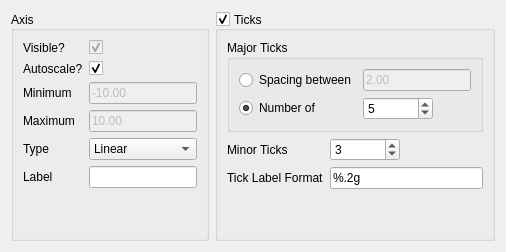
            <widget class="QWidget" name="bottomAxisTab">
             <attribute name="title">
              <string>Bottom</string>
             </attribute>
             <layout class="QGridLayout" name="gridLayout_8">
              <item row="2" column="1">
               <widget class="QGroupBox" name="plotBottomAxisTicks">
                <property name="sizePolicy">
                 <sizepolicy hsizetype="Fixed" vsizetype="Preferred">
                  <horstretch>0</horstretch>
                  <verstretch>0</verstretch>
                 </sizepolicy>
                </property>
                <property name="minimumSize">
                 <size>
                  <width>200</width>
                  <height>0</height>
                 </size>
                </property>
                <property name="title">
                 <string>Ticks</string>
                </property>
                <property name="alignment">
                 <set>Qt::AlignLeading|Qt::AlignLeft|Qt::AlignVCenter</set>
                </property>
                <property name="checkable">
                 <bool>true</bool>
                </property>
                <property name="checked">
                 <bool>true</bool>
                </property>
                <layout class="QGridLayout" name="gridLayout_21">
                 <item row="0" column="0" colspan="2">
                  <widget class="QGroupBox" name="groupBox_12">
                   <property name="enabled">
                    <bool>true</bool>
                   </property>
                   <property name="title">
                    <string>Major Ticks</string>
                   </property>
                   <property name="flat">
                    <bool>false</bool>
                   </property>
                   <property name="checkable">
                    <bool>false</bool>
                   </property>
                   <property name="checked">
                    <bool>false</bool>
                   </property>
                   <layout class="QGridLayout" name="gridLayout_20">
                    <item row="0" column="0">
                     <widget class="QRadioButton" name="plotBottomAxisUseTickSpacing">
                      <property name="text">
                       <string>Spacing between</string>
                      </property>
                     </widget>
                    </item>
                    <item row="1" column="2">
                     <widget class="QSpinBox" name="plotBottomAxisMajorTicksNumber">
                      <property name="sizePolicy">
                       <sizepolicy hsizetype="Fixed" vsizetype="Fixed">
                        <horstretch>0</horstretch>
                        <verstretch>0</verstretch>
                       </sizepolicy>
                      </property>
                      <property name="minimumSize">
                       <size>
                        <width>70</width>
                        <height>0</height>
                       </size>
                      </property>
                      <property name="value">
                       <number>5</number>
                      </property>
                     </widget>
                    </item>
                    <item row="1" column="0">
                     <widget class="QRadioButton" name="plotBottomAxisUseTickNumber">
                      <property name="text">
                       <string>Number of</string>
                      </property>
                      <property name="checked">
                       <bool>true</bool>
                      </property>
                     </widget>
                    </item>
                    <item row="0" column="2">
                     <widget class="QLineEdit" name="plotBottomAxisMajorTicksSpacing">
                      <property name="enabled">
                       <bool>false</bool>
                      </property>
                      <property name="text">
                       <string>2.00</string>
                      </property>
                     </widget>
                    </item>
                   </layout>
                  </widget>
                 </item>
                 <item row="1" column="0">
                  <widget class="QLabel" name="label_15">
                   <property name="sizePolicy">
                    <sizepolicy hsizetype="Minimum" vsizetype="Preferred">
                     <horstretch>0</horstretch>
                     <verstretch>0</verstretch>
                    </sizepolicy>
                   </property>
                   <property name="text">
                    <string>Minor Ticks</string>
                   </property>
                  </widget>
                 </item>
                 <item row="1" column="1">
                  <widget class="QSpinBox" name="plotBottomAxisMinorTicksNumber">
                   <property name="sizePolicy">
                    <sizepolicy hsizetype="Fixed" vsizetype="Fixed">
                     <horstretch>0</horstretch>
                     <verstretch>0</verstretch>
                    </sizepolicy>
                   </property>
                   <property name="minimumSize">
                    <size>
                     <width>70</width>
                     <height>0</height>
                    </size>
                   </property>
                   <property name="value">
                    <number>3</number>
                   </property>
                  </widget>
                 </item>
                 <item row="3" column="0">
                  <spacer name="verticalSpacer_5">
                   <property name="orientation">
                    <enum>Qt::Vertical</enum>
                   </property>
                   <property name="sizeHint" stdset="0">
                    <size>
                     <width>20</width>
                     <height>40</height>
                    </size>
                   </property>
                  </spacer>
                 </item>
                 <item row="2" column="1">
                  <widget class="QLineEdit" name="plotBottomAxisTickLabelFormat">
                   <property name="text">
                    <string>%.2g</string>
                   </property>
                  </widget>
                 </item>
                 <item row="2" column="0">
                  <widget class="QLabel" name="label_41">
                   <property name="text">
                    <string>Tick Label Format</string>
                   </property>
                  </widget>
                 </item>
                </layout>
               </widget>
              </item>
              <item row="2" column="0">
               <widget class="QGroupBox" name="groupBox">
                <property name="sizePolicy">
                 <sizepolicy hsizetype="Fixed" vsizetype="Preferred">
                  <horstretch>0</horstretch>
                  <verstretch>0</verstretch>
                 </sizepolicy>
                </property>
                <property name="minimumSize">
                 <size>
                  <width>185</width>
                  <height>0</height>
                 </size>
                </property>
                <property name="title">
                 <string>Axis</string>
                </property>
                <property name="alignment">
                 <set>Qt::AlignLeading|Qt::AlignLeft|Qt::AlignVCenter</set>
                </property>
                <layout class="QGridLayout" name="gridLayout_10">
                 <item row="6" column="0">
                  <widget class="QLabel" name="label_18">
                   <property name="text">
                    <string>Maximum</string>
                   </property>
                  </widget>
                 </item>
                 <item row="4" column="0">
                  <widget class="QLabel" name="label_17">
                   <property name="text">
                    <string>Minimum</string>
                   </property>
                  </widget>
                 </item>
                 <item row="1" column="0">
                  <widget class="QLabel" name="label_19">
                   <property name="text">
                    <string>Visible?</string>
                   </property>
                  </widget>
                 </item>
                 <item row="1" column="1">
                  <widget class="QCheckBox" name="plotBottomAxisVisible">
                   <property name="enabled">
                    <bool>false</bool>
                   </property>
                   <property name="text">
                    <string/>
                   </property>
                   <property name="checked">
                    <bool>true</bool>
                   </property>
                  </widget>
                 </item>
                 <item row="7" column="1">
                  <widget class="QComboBox" name="plotBottomAxisScaleType">
                   <property name="sizePolicy">
                    <sizepolicy hsizetype="Minimum" vsizetype="Fixed">
                     <horstretch>0</horstretch>
                     <verstretch>0</verstretch>
                    </sizepolicy>
                   </property>
                   <item>
                    <property name="text">
                     <string>Linear</string>
                    </property>
                   </item>
                   <item>
                    <property name="text">
                     <string>Logarithmic</string>
                    </property>
                   </item>
                  </widget>
                 </item>
                 <item row="7" column="0">
                  <widget class="QLabel" name="label_16">
                   <property name="text">
                    <string>Type</string>
                   </property>
                  </widget>
                 </item>
                 <item row="2" column="1">
                  <widget class="QCheckBox" name="plotBottomAxisAutoscale">
                   <property name="text">
                    <string/>
                   </property>
                   <property name="checked">
                    <bool>true</bool>
                   </property>
                  </widget>
                 </item>
                 <item row="2" column="0">
                  <widget class="QLabel" name="label_29">
                   <property name="text">
                    <string>Autoscale?</string>
                   </property>
                  </widget>
                 </item>
                 <item row="9" column="0">
                  <spacer name="verticalSpacer_4">
                   <property name="orientation">
                    <enum>Qt::Vertical</enum>
                   </property>
                   <property name="sizeHint" stdset="0">
                    <size>
                     <width>20</width>
                     <height>40</height>
                    </size>
                   </property>
                  </spacer>
                 </item>
                 <item row="8" column="0">
                  <widget class="QLabel" name="label_14">
                   <property name="text">
                    <string>Label</string>
                   </property>
                  </widget>
                 </item>
                 <item row="8" column="1">
                  <widget class="QLineEdit" name="plotBottomAxisLabel"/>
                 </item>
                 <item row="4" column="1">
                  <widget class="QLineEdit" name="plotBottomAxisMinimum">
                   <property name="enabled">
                    <bool>false</bool>
                   </property>
                   <property name="text">
                    <string>-10.00</string>
                   </property>
                  </widget>
                 </item>
                 <item row="6" column="1">
                  <widget class="QLineEdit" name="plotBottomAxisMaximum">
                   <property name="enabled">
                    <bool>false</bool>
                   </property>
                   <property name="text">
                    <string>10.00</string>
                   </property>
                  </widget>
                 </item>
                </layout>
               </widget>
              </item>
             </layout>
            </widget>
